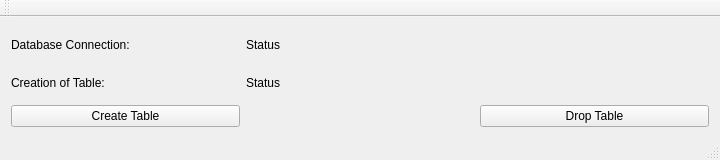
<?xml version="1.0" encoding="UTF-8"?>
<ui version="4.0">
 <class>MainWindow</class>
 <widget class="QMainWindow" name="MainWindow">
  <property name="enabled">
   <bool>true</bool>
  </property>
  <property name="geometry">
   <rect>
    <x>0</x>
    <y>0</y>
    <width>720</width>
    <height>160</height>
   </rect>
  </property>
  <property name="windowTitle">
   <string>MainWindow</string>
  </property>
  <widget class="QWidget" name="centralWidget">
   <layout class="QGridLayout" name="gridLayout">
    <item row="0" column="0">
     <widget class="QLabel" name="label">
      <property name="text">
       <string>Database Connection:</string>
      </property>
     </widget>
    </item>
    <item row="0" column="1">
     <widget class="QLabel" name="label_status">
      <property name="text">
       <string>Status</string>
      </property>
     </widget>
    </item>
    <item row="1" column="0">
     <widget class="QLabel" name="label_2">
      <property name="text">
       <string>Creation of Table:</string>
      </property>
     </widget>
    </item>
    <item row="1" column="1">
     <widget class="QLabel" name="status_tableCreated">
      <property name="text">
       <string>Status</string>
      </property>
     </widget>
    </item>
    <item row="4" column="2">
     <widget class="QPushButton" name="dropTable">
      <property name="text">
       <string>Drop Table</string>
      </property>
     </widget>
    </item>
    <item row="4" column="0">
     <widget class="QPushButton" name="createTable">
      <property name="text">
       <string>Create Table</string>
      </property>
     </widget>
    </item>
   </layout>
  </widget>
  <widget class="QToolBar" name="mainToolBar">
   <attribute name="toolBarArea">
    <enum>TopToolBarArea</enum>
   </attribute>
   <attribute name="toolBarBreak">
    <bool>false</bool>
   </attribute>
  </widget>
  <widget class="QStatusBar" name="statusBar"/>
  <action name="actionOpen">
   <property name="text">
    <string>Open</string>
   </property>
  </action>
 </widget>
 <layoutdefault spacing="6" margin="11"/>
 <resources/>
 <connections/>
</ui>
